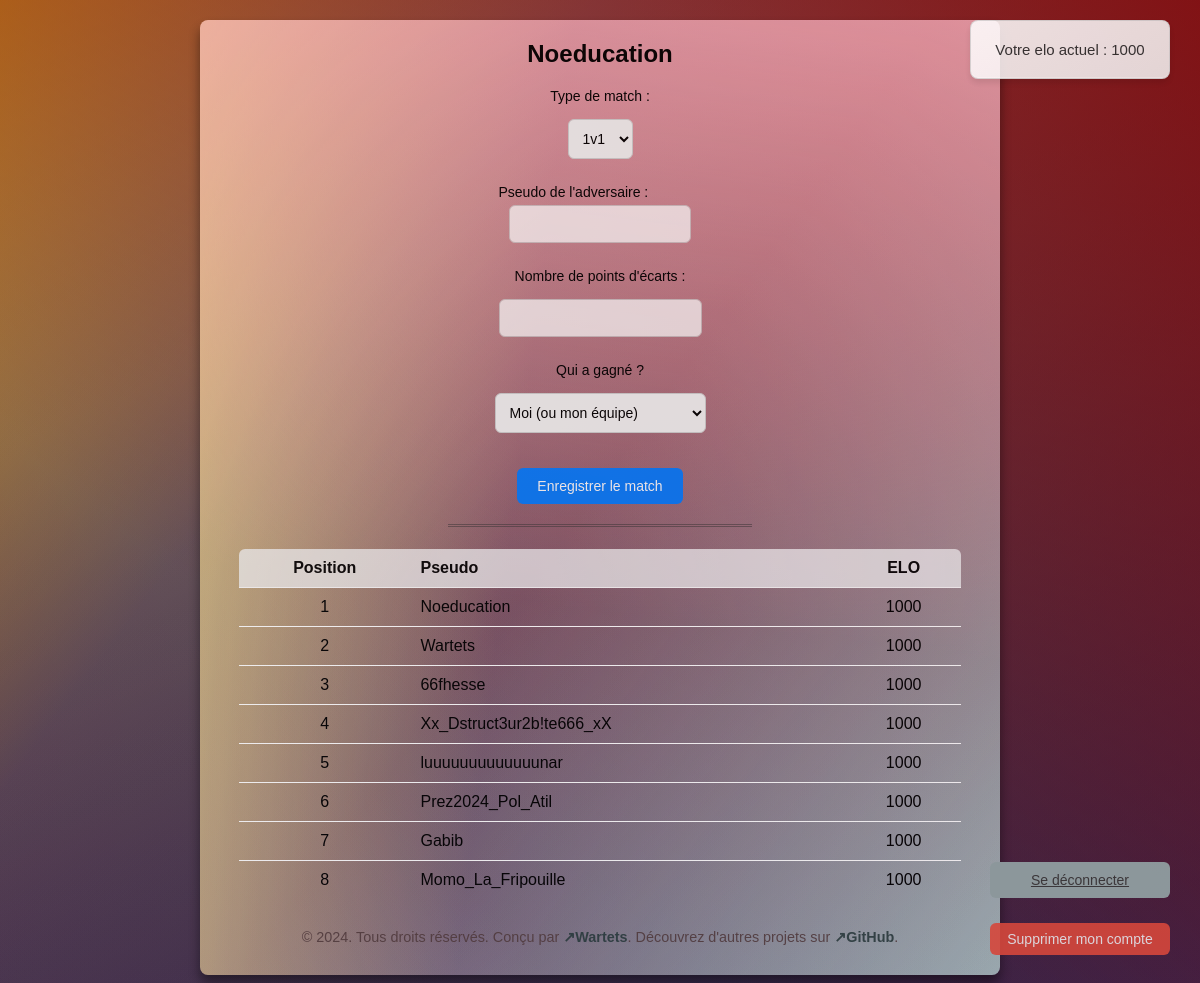
Page / (signed in) on the committed database.
### app.py (models this page shows)
class User(db.Model):
    id = db.Column(db.Integer, primary_key=True)
    username = db.Column(db.String(80), unique=True, nullable=False)
    password_hash = db.Column(db.String(120), nullable=False)
    elo = db.Column(db.Integer, default=1000)

### app.py (the view)
@app.route('/')
def index():
    if 'user_id' not in session:
        return redirect(url_for('login'))
    user = User.query.get(session['user_id'])
    leaderboard = User.query.order_by(User.elo.desc()).all()
    return render_template('index.html', user=user, leaderboard=leaderboard)

### templates/index.html (shortened to what this page needs)
<!DOCTYPE html>
<html lang="fr">
<head>
    <link rel="stylesheet" href="{{ url_for('static', filename='style.css') }}">
</head>
<body>
	<div id="elo-box">
		<p id="nbElo">Votre elo actuel : {{ user.elo }}</p>
	</div>
    <div class="container">
        <header>
            <h1><span>{{ user.username }}</span></h1>
        </header>
        <section class="log-button">
			<a href="{{ url_for('logout') }}" class="btn secondary">Se déconnecter</a>
			<form action="{{ url_for('delete_account') }}" method="POST" onsubmit="return confirm('Êtes-vous sûr de vouloir supprimer votre compte ?')">
				<button type="submit" class="btn danger">Supprimer mon compte</button>
			</form>
        </section>
		<section class="elo">
			<form action="{{ url_for('play_match') }}" method="POST" class="match-form" onsubmit="return validateMatchForm();">
				<label for="match_type">Type de match :</label>
				<select name="match_type" id="match_type" onchange="updateMatchForm();">
					<option value="1v1">1v1</option>
				</select>
				<div id="form-fields">
					<label for="player2_username">Pseudo de l'adversaire :</label>
					<input id="player2_username" name="player2_username" required>
				</div>
				<label for="points">Nombre de points d'écarts :</label>
				<input type="number" id="points" name="points" required>
				<label for="winner">Qui a gagné ?</label>
				<select name="winner" id="winner">
					<option value="1">Moi (ou mon équipe)</option>
				</select>
				<button type="submit" class="btn primary">Enregistrer le match</button>
			</form>
		</section>
		<hr>
        <section class="leaderboard">
            <table>
                <thead>
                    <tr>
                        <th style="text-align: center;">Position</th>
                        <th>Pseudo</th>
                        <th style="text-align: center;">ELO</th>
                    </tr>
                </thead>
                <tbody>
                    {% for player in leaderboard %}
                        <tr>
                            <td class="player-class" style="text-align: center;">{{ loop.index }}</td>
                            <td class="player-name">{{ player.username }}</td>
                            <td class="player-elo" style="text-align: center;">{{ player.elo }}</td>
                        </tr>
                    {% endfor %}
                </tbody>
            </table>
        </section>
		<footer>
			<p>&copy; 2024. Tous droits réservés. Conçu par
				<a href="https://wartets.github.io/Wartets/" target="_blank">&#x2197;Wartets</a>.
				<wbr>Découvrez d'autres projets sur <a href="https://github.com/wartets" target="_blank">&#x2197;GitHub</a>.
			</p>
		</footer>
    </div>
</body>
</html>

### static/style.css (style rules this page uses)
* { margin: auto; padding: 0; box-sizing: border-box; }
body { font-family: 'Arial', sans-serif; background-color: black; background: linear-gradient(217deg, rgba(139,0,0,.8), rgba(255,69,0,.1) 70.71%), linear-gradient(127deg, rgba(184,134,11,.8), rgba(34,139,34,.1) 30.71%), linear-gradient(336deg, rgba(25,25,112,.8), rgba(72,61,139,.1) 70.71%), linear-gradient(37deg, rgba(128,0,128,.2), rgba(139,0,139,.1) 30.71%), linear-gradient(156deg, rgba(128,128,128,.8), rgba(0,0,0,.9) 92.71%); color: #000; display: flex; justify-content: center; align-items: center; padding: 20px; }
.container { max-width: 800px; width: 90%; background-color: gray; background: linear-gradient(187deg, rgba(255,182,193,.8), rgba(255,160,122,.1) 60.71%), linear-gradient(97deg, rgba(240,230,140,.8), rgba(144,238,144,.1) 40.71%), linear-gradient(306deg, rgba(173,216,230,.8), rgba(123,104,238,.1) 50.71%), linear-gradient(47deg, rgba(238,130,238,.2), rgba(255,20,147,.1) 20.71%); padding: 20px; border-radius: 8px; opacity: 0.9; box-shadow: 0 8px 12px rgba(0, 0, 0, 0.5); }
header h1 { font-size: 24px; margin-bottom: 20px; text-align: center; }
#nbElo { font-size: 15px; }
button, .btn { margin: auto; background-color: #007bff; color: white; border: none; padding: 10px 20px; font-size: 14px; border-radius: 6px; cursor: pointer; transition: background-color 0.3s ease, transform 0.3s ease; margin-bottom: 10px; margin-top: 10px; }
.btn.danger { background-color: #e74c3c; padding: 8px 16px; opacity: 0.9; }
.btn.secondary { color: #3a3a3a; opacity: 1; background-color: #95a5a6; }
.btn.primary { opacity: .95; }
form { display: flex; flex-direction: column; gap: 10px; }
form input, form select { padding: 10px; font-size: 14px; border-radius: 6px; border: 1px solid #ccc; }
form input { width: 90%; opacity: 0.78; }
form input#points { width: auto; }
form label { font-size: 14px; }
form label { display: block; margin-bottom: 5px; }
form input, form select { display: block; margin-bottom: 15px; }
table { width: 95%; margin-top: 20px; border-collapse: separate; border-spacing: 0; border-radius: 6px; overflow: hidden }
table th, table td { padding: 10px; text-align: left; border-bottom: 1px solid #fff; }
table th { background-color: rgba(248, 249, 250, 0.8); }
table thead tr th { opacity: 0.95; }
table tr:last-child td { border-bottom: none; }
footer { display: flex; flex-direction: column; align-items: center; gap: 20px; margin-top: 30px; }
.log-button { display: flex; flex-direction: column; align-items: center; margin-top: 10px; margin-bottom: 10px; }
footer { text-align: center; margin-top: 20px; padding: 10px; color: rgba(82, 60, 60, 0.9); font-size: 0.9rem; }
footer a { color: rgba(40, 60, 60, 0.9); text-decoration: none; font-weight: bold; transition: color 0.3s ease; }
#elo-box { position: fixed; top: 20px; right: 30px; background: linear-gradient(145deg, rgba(255, 255, 255, 0.9), rgba(245, 245, 245, 0.9)); box-shadow: 0 4px 6px rgba(0, 0, 0, 0.1), 0 -1px 0 rgba(255, 255, 255, 0.3) inset; border: 1px solid rgba(200, 200, 200, 0.7); border-radius: 8px; padding: 20px 20px; min-width: 200px; font-size: 16px; color: #333; display: flex; text-align: center; justify-content: center; align-items: center; z-index: 1; opacity: 0.95; transition: transform 0.3s ease-in-out, opacity 0.3s ease-in-out; height: auto; flex-direction: column; }
.log-button { position: fixed; bottom: 20px; right: 30px; display: flex; flex-direction: column; align-items: center; gap: 5px; z-index: 2; }
.log-button .btn { width: 180px; display: flex; text-align: center; justify-content: center; align-items: center; }
hr { margin-top: 10px; width: 40%; border: none; border-top: 3px double #333; color: rgba(245, 140, 150, 0.8); opacity: .5; overflow: visible; text-align: center; height: 5px; }

### rows in the picture
User: elo "1000", username "Noeducation"
User: username "Wartets", elo "1000"
User: username "66fhesse", elo "1000"
User: username "Xx_Dstruct3ur2b!te666_xX", elo "1000"
User: username "luuuuuuuuuuuuunar", elo "1000"
User: username "Prez2024_Pol_Atil", elo "1000"
User: username "Gabib", elo "1000"
User: username "Momo_La_Fripouille", elo "1000"
